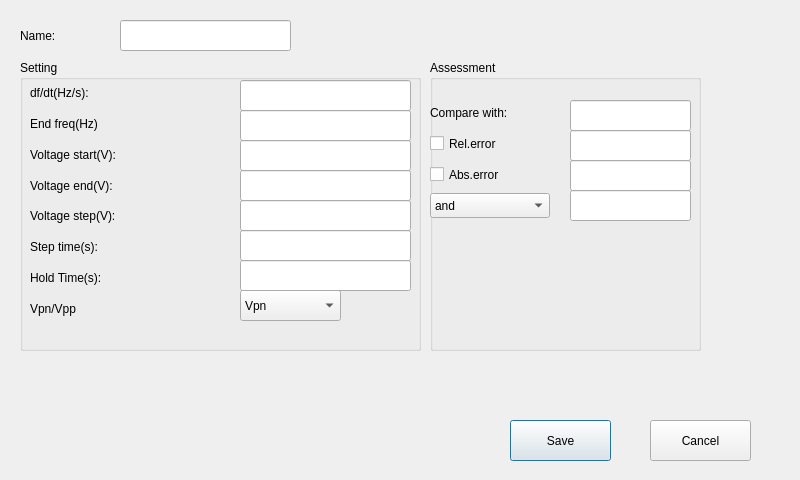
<?xml version="1.0" encoding="UTF-8"?>
<ui version="4.0">
 <class>VoltageBlock</class>
 <widget class="QDialog" name="VoltageBlock">
  <property name="geometry">
   <rect>
    <x>0</x>
    <y>0</y>
    <width>800</width>
    <height>480</height>
   </rect>
  </property>
  <property name="windowTitle">
   <string>Dialog</string>
  </property>
  <widget class="QLabel" name="label">
   <property name="geometry">
    <rect>
     <x>20</x>
     <y>20</y>
     <width>91</width>
     <height>31</height>
    </rect>
   </property>
   <property name="text">
    <string>Name:</string>
   </property>
  </widget>
  <widget class="QLineEdit" name="lineEdit">
   <property name="geometry">
    <rect>
     <x>120</x>
     <y>20</y>
     <width>171</width>
     <height>31</height>
    </rect>
   </property>
  </widget>
  <widget class="QGroupBox" name="groupBox">
   <property name="geometry">
    <rect>
     <x>20</x>
     <y>60</y>
     <width>401</width>
     <height>291</height>
    </rect>
   </property>
   <property name="title">
    <string>Setting</string>
   </property>
   <widget class="QComboBox" name="comboBox">
    <property name="geometry">
     <rect>
      <x>220</x>
      <y>230</y>
      <width>101</width>
      <height>31</height>
     </rect>
    </property>
    <item>
     <property name="text">
      <string>Vpn</string>
     </property>
    </item>
    <item>
     <property name="text">
      <string>Vpp</string>
     </property>
    </item>
   </widget>
   <widget class="QLineEdit" name="lineEdit_4">
    <property name="geometry">
     <rect>
      <x>220</x>
      <y>80</y>
      <width>171</width>
      <height>31</height>
     </rect>
    </property>
   </widget>
   <widget class="QLineEdit" name="lineEdit_8">
    <property name="geometry">
     <rect>
      <x>220</x>
      <y>200</y>
      <width>171</width>
      <height>31</height>
     </rect>
    </property>
   </widget>
   <widget class="QLineEdit" name="lineEdit_3">
    <property name="geometry">
     <rect>
      <x>220</x>
      <y>50</y>
      <width>171</width>
      <height>31</height>
     </rect>
    </property>
   </widget>
   <widget class="QLineEdit" name="lineEdit_5">
    <property name="geometry">
     <rect>
      <x>220</x>
      <y>110</y>
      <width>171</width>
      <height>31</height>
     </rect>
    </property>
   </widget>
   <widget class="QLineEdit" name="lineEdit_6">
    <property name="geometry">
     <rect>
      <x>220</x>
      <y>140</y>
      <width>171</width>
      <height>31</height>
     </rect>
    </property>
   </widget>
   <widget class="QWidget" name="verticalLayoutWidget">
    <property name="geometry">
     <rect>
      <x>10</x>
      <y>20</y>
      <width>201</width>
      <height>241</height>
     </rect>
    </property>
    <layout class="QVBoxLayout" name="verticalLayout">
     <item>
      <widget class="QLabel" name="label_2">
       <property name="text">
        <string>df/dt(Hz/s):</string>
       </property>
      </widget>
     </item>
     <item>
      <widget class="QLabel" name="label_3">
       <property name="text">
        <string>End freq(Hz)</string>
       </property>
      </widget>
     </item>
     <item>
      <widget class="QLabel" name="label_4">
       <property name="text">
        <string>Voltage start(V):</string>
       </property>
      </widget>
     </item>
     <item>
      <widget class="QLabel" name="label_5">
       <property name="text">
        <string>Voltage end(V):</string>
       </property>
      </widget>
     </item>
     <item>
      <widget class="QLabel" name="label_6">
       <property name="text">
        <string>Voltage step(V):</string>
       </property>
      </widget>
     </item>
     <item>
      <widget class="QLabel" name="label_7">
       <property name="text">
        <string>Step time(s):</string>
       </property>
      </widget>
     </item>
     <item>
      <widget class="QLabel" name="label_8">
       <property name="text">
        <string>Hold Time(s):</string>
       </property>
      </widget>
     </item>
     <item>
      <widget class="QLabel" name="label_9">
       <property name="text">
        <string>Vpn/Vpp</string>
       </property>
      </widget>
     </item>
    </layout>
   </widget>
   <widget class="QLineEdit" name="lineEdit_2">
    <property name="geometry">
     <rect>
      <x>220</x>
      <y>20</y>
      <width>171</width>
      <height>31</height>
     </rect>
    </property>
   </widget>
   <widget class="QLineEdit" name="lineEdit_7">
    <property name="geometry">
     <rect>
      <x>220</x>
      <y>170</y>
      <width>171</width>
      <height>31</height>
     </rect>
    </property>
   </widget>
  </widget>
  <widget class="QGroupBox" name="groupBox_2">
   <property name="geometry">
    <rect>
     <x>430</x>
     <y>60</y>
     <width>271</width>
     <height>291</height>
    </rect>
   </property>
   <property name="title">
    <string>Assessment</string>
   </property>
   <widget class="QLineEdit" name="lineEdit_9">
    <property name="geometry">
     <rect>
      <x>140</x>
      <y>40</y>
      <width>121</width>
      <height>31</height>
     </rect>
    </property>
   </widget>
   <widget class="QLineEdit" name="lineEdit_10">
    <property name="geometry">
     <rect>
      <x>140</x>
      <y>70</y>
      <width>121</width>
      <height>31</height>
     </rect>
    </property>
   </widget>
   <widget class="QLineEdit" name="lineEdit_11">
    <property name="geometry">
     <rect>
      <x>140</x>
      <y>100</y>
      <width>121</width>
      <height>31</height>
     </rect>
    </property>
   </widget>
   <widget class="QLineEdit" name="lineEdit_12">
    <property name="geometry">
     <rect>
      <x>140</x>
      <y>130</y>
      <width>121</width>
      <height>31</height>
     </rect>
    </property>
   </widget>
   <widget class="QWidget" name="verticalLayoutWidget_2">
    <property name="geometry">
     <rect>
      <x>0</x>
      <y>40</y>
      <width>131</width>
      <height>120</height>
     </rect>
    </property>
    <layout class="QVBoxLayout" name="verticalLayout_2">
     <item>
      <widget class="QLabel" name="label_10">
       <property name="sizePolicy">
        <sizepolicy hsizetype="Fixed" vsizetype="Fixed">
         <horstretch>0</horstretch>
         <verstretch>0</verstretch>
        </sizepolicy>
       </property>
       <property name="minimumSize">
        <size>
         <width>120</width>
         <height>25</height>
        </size>
       </property>
       <property name="text">
        <string>Compare with:</string>
       </property>
      </widget>
     </item>
     <item>
      <widget class="QCheckBox" name="checkBox">
       <property name="sizePolicy">
        <sizepolicy hsizetype="Fixed" vsizetype="Fixed">
         <horstretch>0</horstretch>
         <verstretch>0</verstretch>
        </sizepolicy>
       </property>
       <property name="minimumSize">
        <size>
         <width>120</width>
         <height>25</height>
        </size>
       </property>
       <property name="text">
        <string>Rel.error</string>
       </property>
      </widget>
     </item>
     <item>
      <widget class="QCheckBox" name="checkBox_2">
       <property name="sizePolicy">
        <sizepolicy hsizetype="Fixed" vsizetype="Fixed">
         <horstretch>0</horstretch>
         <verstretch>0</verstretch>
        </sizepolicy>
       </property>
       <property name="minimumSize">
        <size>
         <width>120</width>
         <height>25</height>
        </size>
       </property>
       <property name="text">
        <string>Abs.error</string>
       </property>
      </widget>
     </item>
     <item>
      <widget class="QComboBox" name="comboBox_2">
       <property name="sizePolicy">
        <sizepolicy hsizetype="Fixed" vsizetype="Fixed">
         <horstretch>0</horstretch>
         <verstretch>0</verstretch>
        </sizepolicy>
       </property>
       <property name="minimumSize">
        <size>
         <width>120</width>
         <height>25</height>
        </size>
       </property>
       <item>
        <property name="text">
         <string>and</string>
        </property>
       </item>
       <item>
        <property name="text">
         <string>or</string>
        </property>
       </item>
      </widget>
     </item>
    </layout>
   </widget>
  </widget>
  <widget class="QPushButton" name="pushButton">
   <property name="geometry">
    <rect>
     <x>510</x>
     <y>420</y>
     <width>101</width>
     <height>41</height>
    </rect>
   </property>
   <property name="text">
    <string>Save</string>
   </property>
  </widget>
  <widget class="QPushButton" name="pushButton_2">
   <property name="geometry">
    <rect>
     <x>650</x>
     <y>420</y>
     <width>101</width>
     <height>41</height>
    </rect>
   </property>
   <property name="text">
    <string>Cancel</string>
   </property>
  </widget>
 </widget>
 <resources/>
 <connections/>
</ui>
